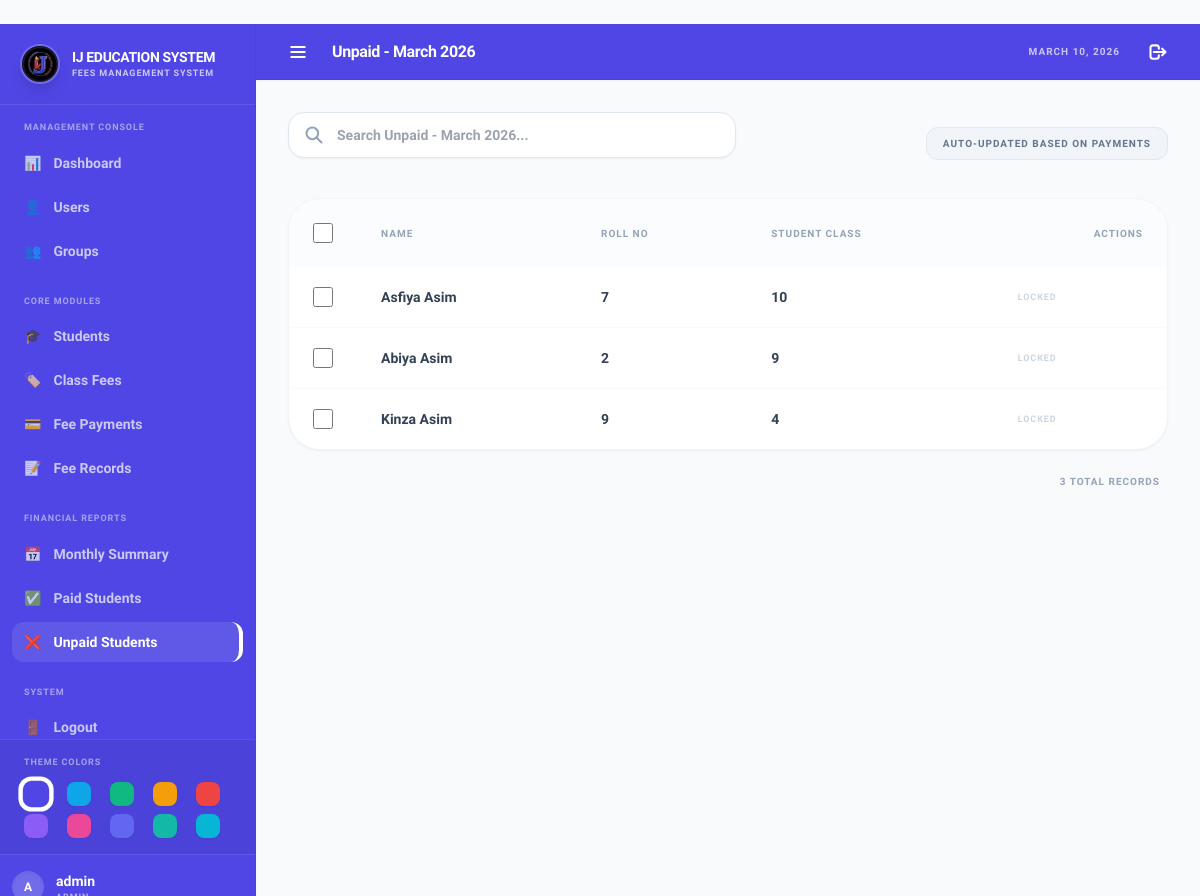
/students/unpaid/ (signed in), run on an earlier commit of the app's database.
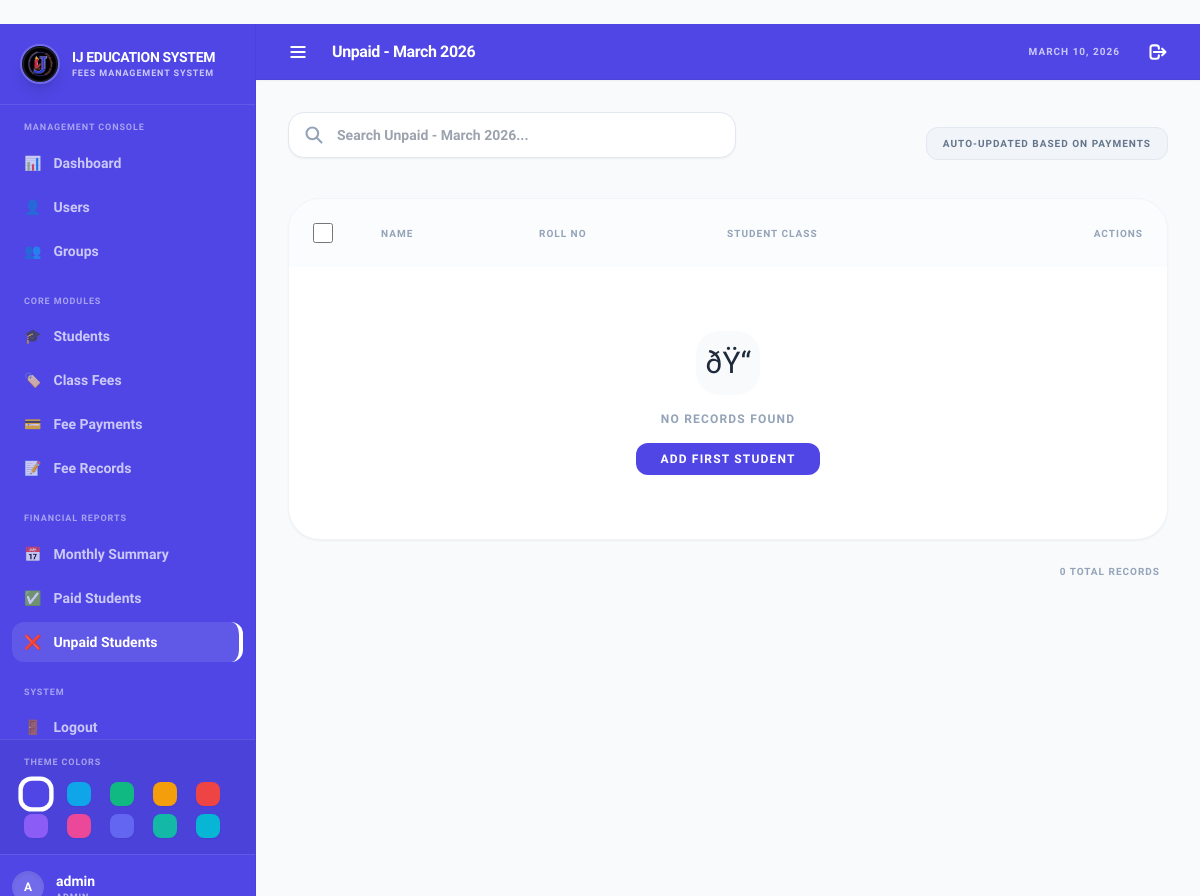
And on a later commit of the database.
### fees/models.py (models this page shows, shortened)
class Student(models.Model):
    name = models.CharField(max_length=255)
    roll_no = models.IntegerField(unique=True)
    student_class = models.CharField(max_length=64)
    total_fees = models.DecimalField(max_digits=10, decimal_places=2)
    manual_fee = models.DecimalField(max_digits=10, decimal_places=2, null=True, blank=True)
    father_name = models.CharField(max_length=255, blank=True, null=True)
    photo = models.ImageField(upload_to='student_photos/', blank=True, null=True)
    address = models.TextField(blank=True, null=True)
    phone_number = models.CharField(max_length=20, blank=True, null=True)
    is_active = models.BooleanField(default=True)
    created_at = models.DateTimeField(default=timezone.now)

### fees/views.py (the view)
# urls.py: path('students/unpaid/', views.unpaid_students_list, name='unpaid_students_list'),
@login_required
def unpaid_students_list(request):
    current_month = datetime.now().strftime('%B %Y')
    records = FeeRecord.objects.filter(month=current_month)
    unpaid_ids = [r.student_id for r in records if r.pending_amount > 0]
    all_active_ids = Student.objects.filter(is_active=True).values_list('id', flat=True)
    recorded_ids = records.values_list('student_id', flat=True)
    unrecorded_ids = [i for i in all_active_ids if i not in recorded_ids]
    final_ids = list(unpaid_ids) + list(unrecorded_ids)
    return render(request, 'fees/generic_list.html', {
        'objects': Student.objects.filter(id__in=final_ids),
        'title': f'Unpaid - {current_month}',
        'fields': ['name', 'roll_no', 'student_class'],
        'model_name': 'student',
        'readonly': True
    })

### fees/templatetags/fees_extras.py (called while the page is built)
@register.filter
def get_attr(obj, attr_name):
    if hasattr(obj, attr_name):
        res = getattr(obj, attr_name)
        if callable(res):
            return res()
        return res
    if isinstance(obj, dict):
        return obj.get(attr_name)
    return None

@register.filter
def replace_underscore(value):
    if not isinstance(value, str):
        return value
    return value.replace('_', ' ')

@register.filter
def has_permission(user, perm):
    if not user or not hasattr(user, 'has_perm'):
        return False
    return user.has_perm(perm)

### fees/templates/fees/generic_list.html (shortened to what the changed rows need)
﻿{% extends 'fees/base.html' %}
{% load fees_extras %}
{% block header_title %}{{ title }}{% endblock %}
{% block content %}
<div class="space-y-6">
    <div class="flex flex-col md:flex-row md:items-center justify-between gap-4">
        <form method="get" class="relative group flex-1 max-w-md">
        </form>
        {% if model_name == 'feerecord' or readonly %}
        <div
            class="px-4 py-2 bg-slate-100 text-slate-500 rounded-xl text-[10px] font-black uppercase tracking-widest border border-slate-200">
        </div>
        {% endif %}
    </div>
    <form method="post" id="bulk-form"
        class="bg-white border border-slate-100 rounded-[32px] overflow-hidden shadow-sm relative">
        <div class="overflow-x-auto">
            <table class="min-w-full">
                <thead>
                    <tr class="bg-slate-50/50">
                        <th class="w-16 px-6 py-6">
                            {% if model_name == 'group' %}{% with del_perm='auth.delete_group' %}
                            {% if request.user|has_permission:del_perm or request.user.is_superuser %}
                            <input id="master-cb" type="checkbox"
                                class="w-5 h-5 rounded-lg border-slate-300 text-indigo-600 focus:ring-indigo-500 cursor-pointer">
                            {% endif %}
                            {% endwith %}
                            {% else %}
                            {% with del_perm='fees.delete_'|add:model_name %}
                            {% if request.user|has_permission:del_perm or request.user.is_superuser %}
                            <input id="master-cb" type="checkbox"
                                class="w-5 h-5 rounded-lg border-slate-300 text-indigo-600 focus:ring-indigo-500 cursor-pointer">
                            {% endif %}
                            {% endwith %}
                            {% endif %}
                        </th>
                        {% for field in fields %}
                        <th class="px-6 py-6 text-left text-[10px] font-black text-slate-400 uppercase tracking-widest">
                            {{ field|replace_underscore|capfirst }}</th>
                        {% endfor %}
                        <th
                            class="px-6 py-6 text-right text-[10px] font-black text-slate-400 uppercase tracking-widest">
                            Actions</th>
                    </tr>
                </thead>
                <tbody class="divide-y divide-slate-50">
                    {% for obj in objects %}
                    <tr class="hover:bg-slate-50/50 transition-colors group">
                        <td class="px-6 py-5">
                            {% if model_name == 'group' %}{% with del_perm='auth.delete_group' %}
                            {% if request.user|has_permission:del_perm or request.user.is_superuser %}
                            <input type="checkbox" name="selected_ids" value="{{ obj.pk }}"
                                class="row-cb w-5 h-5 rounded-lg border-slate-300 text-indigo-600 focus:ring-indigo-500 cursor-pointer">
                            {% endif %}
                            {% endwith %}
                            {% else %}
                            {% with del_perm='fees.delete_'|add:model_name %}
                            {% if request.user|has_permission:del_perm or request.user.is_superuser %}
                            <input type="checkbox" name="selected_ids" value="{{ obj.pk }}"
                                class="row-cb w-5 h-5 rounded-lg border-slate-300 text-indigo-600 focus:ring-indigo-500 cursor-pointer">
                            {% endif %}
                            {% endwith %}
                            {% endif %}
                        </td>
                        {% for field in fields %}
                        <td class="px-6 py-5">
                            <span class="text-sm font-bold text-slate-700">{{ obj|get_attr:field }}</span>
                        </td>
                        {% endfor %}
                        <td class="px-6 py-4">
                            <div class="flex items-center gap-3">
                                {% if model_name == 'feerecord' %}
                                    <span class="text-[9px] font-black text-slate-300 uppercase tracking-widest">Auto-Managed</span>
                                {% else %}
                                    {% if not readonly and request.user.is_superuser %}
                                        <a href="{% url 'fees:manage_form_pk' model_name obj.pk %}"
                                            class="p-2.5 rounded-xl bg-slate-50 text-slate-400 hover:bg-indigo-50 hover:text-indigo-600 transition-all"
                                            title="Edit">
                                            <svg class="w-4 h-4" fill="none" stroke="currentColor" viewBox="0 0 24 24">
                                                <path stroke-linecap="round" stroke-linejoin="round" stroke-width="2"
                                                    d="M11 5H6a2 2 0 00-2 2v11a2 2 0 002 2h11a2 2 0 002-2v-5m-1.414-9.414a2 2 0 112.828 2.828L11.828 15H9v-2.828l8.586-8.586z">
                                                </path>
                                            </svg>
                                        </a>
                                    {% else %}
                                        <span class="text-[9px] font-black text-slate-300 uppercase tracking-widest">Locked</span>
                                    {% endif %}
                                {% endif %}
                            </div>
                        </td>
                    </tr>
                    {% empty %}
                    <tr>
                        <td colspan="{{ fields|length|add:2 }}" class="px-6 py-16 text-center">
                            <div class="flex flex-col items-center gap-4">
                                <div
                                    class="w-16 h-16 rounded-3xl bg-slate-50 flex items-center justify-center text-3xl">
                                    ðŸ“­</div>
                                <p class="text-slate-400 font-bold uppercase tracking-widest text-xs">No records found
                                </p>
                                <a href="{% url 'fees:manage_form' model_name %}"
                                    class="px-6 py-2 bg-indigo-600 text-white rounded-xl font-black text-xs uppercase tracking-widest">Add
                                    First {{ model_name|capfirst }}</a>
                            </div>
                        </td>
                    </tr>
                    {% endfor %}
                </tbody>
            </table>
        </div>
    </form>
    <p class="text-[10px] font-black text-slate-400 uppercase tracking-widest text-right px-2">{{ objects|length }}
        total records</p>
</div>
{% endblock %}

### fees/templates/fees/base.html (shortened to what the changed rows need)
{% load static %}
<!DOCTYPE html>
<html lang="en">
<head>
    <script src="https://cdn.tailwindcss.com"></script>
</head>
<body x-data="themeManager()" x-init="init()" class="theme-transition"
    :style="'--accent:' + theme + '; --contrast:' + contrast">
    <div class="flex h-screen overflow-hidden">
        <aside :class="open ? 'w-64' : 'w-0'"
            class="flex-shrink-0 h-full theme-transition flex flex-col transition-all duration-300 overflow-hidden z-40 border-r border-black/5"
            :style="'background:' + theme + '; color:' + contrast">
            <div class="flex-1 overflow-y-auto px-3 py-4 space-y-6">
                {% for group in SIDEBAR_CONFIG %}
                <div>
                    <p class="text-[9px] font-black opacity-50 uppercase tracking-widest px-3 mb-2">{{ group.title }}
                    </p>
                    <div class="space-y-1">
                        {% for item in group.items %}
                        <a href="{{ item.url }}"
                            class="flex items-center gap-3 px-3 py-2.5 rounded-xl text-sm font-bold transition-all {% if item.is_active %}nav-active{% else %}opacity-70 hover:opacity-100 hover:bg-white/5{% endif %}">
                            <span>{{ item.icon }}</span>
                            <span>{{ item.label }}</span>
                        </a>
                        {% endfor %}
                    </div>
                </div>
                {% endfor %}
            </div>
        </aside>
        <div class="flex-1 flex flex-col overflow-hidden bg-slate-50">
            <header
                class="h-14 theme-transition border-b border-black/5 flex items-center justify-between px-6 flex-shrink-0 z-30 shadow-sm"
                :style="'background:' + theme + '; color:' + contrast">
                <div class="flex items-center gap-4">
                    <h1 class="text-base font-black tracking-tight">{% block header_title %}Dashboard{% endblock %}</h1>
                </div>
            </header>
            <main class="flex-1 overflow-y-auto p-6 md:p-8">
                {% block content %}{% endblock %}
            </main>
        </div>
    </div>
</body>
</html>

What changed in the data, as far as the page shows it:
removed Student: fields "Asfiya Asim" "7" "10"
removed Student: fields "Abiya Asim" "2" "9"
removed Student: fields "Kinza Asim" "9" "4"
Also different on the page:
{{ model_name|capfirst }}: (not shown) → "STUDENT"
{{ objects|length }}: "3" → "0"
text now shown: "ðŸ“­ NO RECORDS FOUND ADD FIRST"
